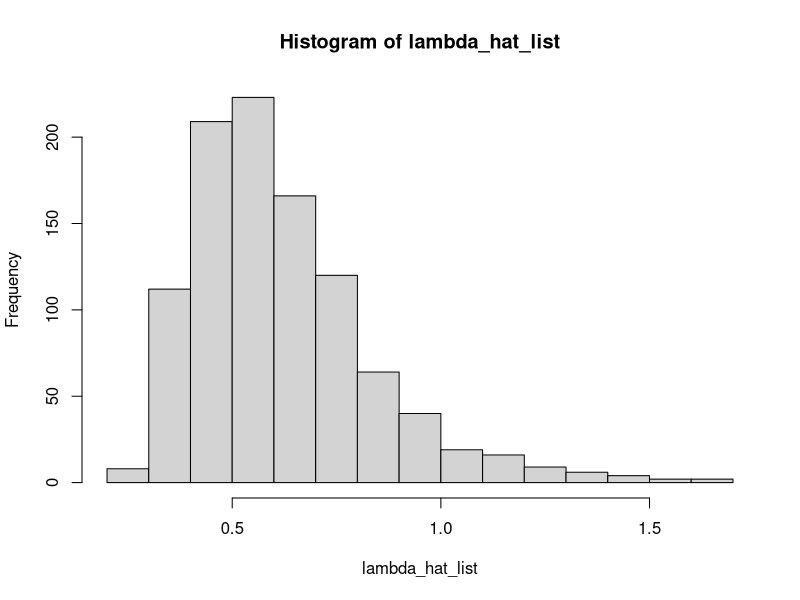
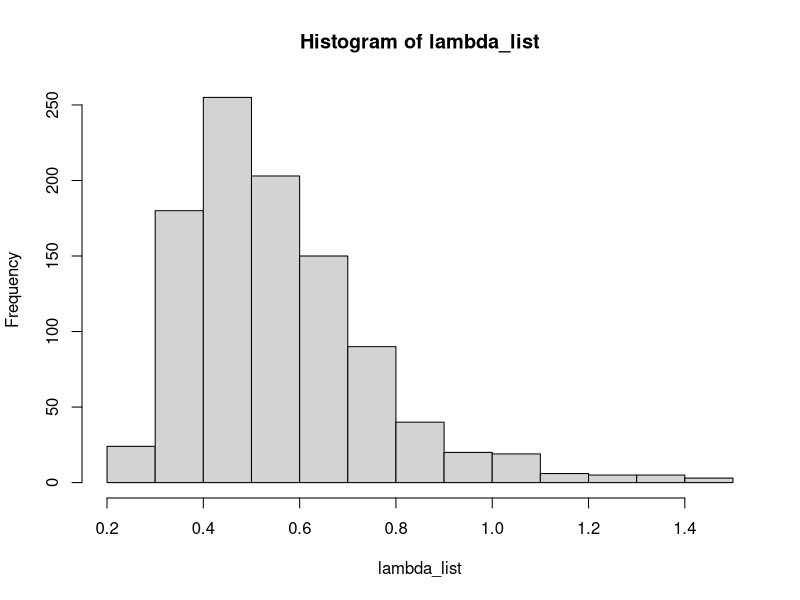

The R source for these figures, in order:
# Parametric Bootstrapping
# By Ahsan Muhammad

# Question 1 
# part A
n <- 10
u <- runif(n, 0, 1)
# Lambda = 0.5
lambda <- 0.5
y <- -log(1-u)/lambda 

# Part b
lambda_hat <- 1/mean(y)

# part C
lambda_hat_list <- vector()
lambda_list <- vector()
nsim <- 1000
set.seed(12345)
for(i in 1:nsim){
  u_bs <- runif(n, 0, 1)
  # Using bootstrap
  y_bs <- -log(1-u_bs)/lambda_hat   
  lambda_hat_list[i] <- 1/mean(y_bs)
  # Using Simulation
  y_sim <- -log(1-u_bs)/lambda   
  lambda_list[i] <- 1/mean(y_sim)
}
###### BOOTSTRAP
# bias
bias_bs <- mean(lambda_hat_list) - lambda_hat
bias_bs
# SE
se_bs <- sd(lambda_hat_list)
se_bs
# RMSE
rmse_bs <- sqrt(bias_bs^2 + se_bs^2)
rmse_bs

# Plotting
hist(lambda_hat_list)

##### SIMULATION
# bias
bias_sim <- mean(lambda_list) - lambda
bias_sim
# SE
se_sim <- sd(lambda_list)
se_sim
# RMSE
rmse_sim <- sqrt(bias_sim^2 + se_sim^2)
rmse_sim

# Plotting
hist(lambda_list)
